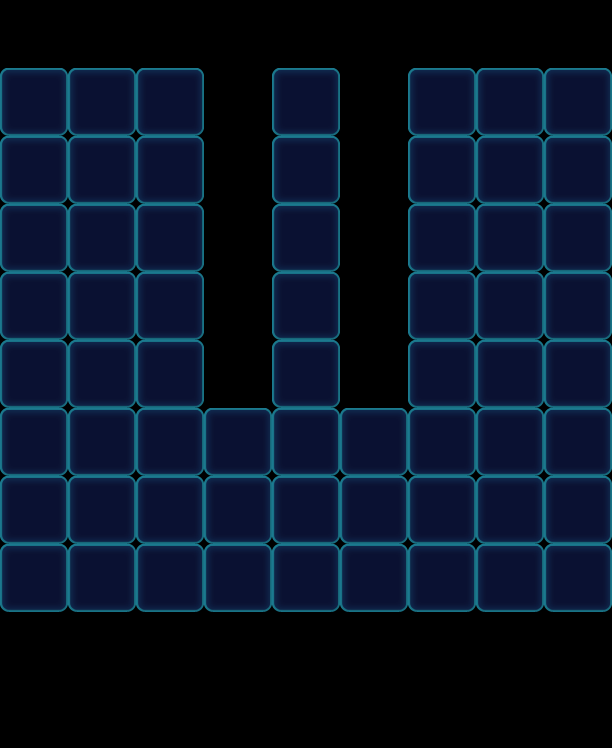

This is a level from a 2D game, rendered from its Tiled map with the project's own tilesets. A one-line summary and the map file follow, with tile-layer data summarised:
An orthogonal 9x11 tile map with 68x68 px tiles, 1 tile layer (Valid), 2 tilesets and 108 objects (45x Floor, 18x Monster, 18x Lock, 18x Stone, 9x Factory_Normal).

<map version="1.0" orientation="orthogonal" width="9" height="11" tilewidth="68" tileheight="68">
 <tileset firstgid="1" name="game_grid1" tilewidth="68" tileheight="68">
  <image source="game_grid1.png" width="68" height="68" />
 </tileset>
 <tileset firstgid="2" name="map" tilewidth="68" tileheight="68">
  <image source="map.png" width="1024" height="1024" />
 </tileset>
 <layer name="Valid" width="9" height="11">
  <data>[99 cells, 62 non-empty, 1 distinct tile ids]</data>
 </layer>
 <objectgroup name="BottomObj" width="9" height="11">
  <object name="Jelly" type="Floor" gid="33" x="408" y="544">
   <properties>
    <property name="Layers" value="2" />
   </properties>
  </object>
  <object name="Jelly" type="Floor" gid="33" x="408" y="476">
   <properties>
    <property name="Layers" value="2" />
   </properties>
  </object>
  <object name="Jelly" type="Floor" gid="33" x="544" y="476">
   <properties>
    <property name="Layers" value="2" />
   </properties>
  </object>
  <object name="Jelly" type="Floor" gid="33" x="544" y="544">
   <properties>
    <property name="Layers" value="2" />
   </properties>
  </object>
  <object name="Jelly" type="Floor" gid="33" x="476" y="476">
   <properties>
    <property name="Layers" value="2" />
   </properties>
  </object>
  <object name="Jelly" type="Floor" gid="33" x="476" y="544">
   <properties>
    <property name="Layers" value="2" />
   </properties>
  </object>
  <object name="Jelly" type="Floor" gid="33" x="544" y="612">
   <properties>
    <property name="Layers" value="2" />
   </properties>
  </object>
  <object name="Jelly" type="Floor" gid="33" x="476" y="612">
   <properties>
    <property name="Layers" value="2" />
   </properties>
  </object>
  <object name="Jelly" type="Floor" gid="33" x="408" y="612">
   <properties>
    <property name="Layers" value="2" />
   </properties>
  </object>
  <object name="Jelly" type="Floor" gid="33" x="0" y="612">
   <properties>
    <property name="Layers" value="2" />
   </properties>
  </object>
  <object name="Jelly" type="Floor" gid="33" x="68" y="544">
   <properties>
    <property name="Layers" value="2" />
   </properties>
  </object>
  <object name="Jelly" type="Floor" gid="33" x="136" y="612">
   <properties>
    <property name="Layers" value="2" />
   </properties>
  </object>
  <object name="Jelly" type="Floor" gid="33" x="136" y="476">
   <properties>
    <property name="Layers" value="2" />
   </properties>
  </object>
  <object name="Jelly" type="Floor" gid="33" x="68" y="476">
   <properties>
    <property name="Layers" value="2" />
   </properties>
  </object>
  <object name="Jelly" type="Floor" gid="33" x="0" y="476">
   <properties>
    <property name="Layers" value="2" />
   </properties>
  </object>
  <object name="Jelly" type="Floor" gid="33" x="68" y="612">
   <properties>
    <property name="Layers" value="2" />
   </properties>
  </object>
  <object name="Jelly" type="Floor" gid="33" x="0" y="544">
   <properties>
    <property name="Layers" value="2" />
   </properties>
  </object>
  <object name="Jelly" type="Floor" gid="33" x="136" y="544">
   <properties>
    <property name="Layers" value="2" />
   </properties>
  </object>
  <object name="Jelly" type="Floor" gid="33" x="476" y="204">
   <properties>
    <property name="Layers" value="2" />
   </properties>
  </object>
  <object name="Jelly" type="Floor" gid="33" x="476" y="272">
   <properties>
    <property name="Layers" value="2" />
   </properties>
  </object>
  <object name="Jelly" type="Floor" gid="33" x="408" y="272">
   <properties>
    <property name="Layers" value="2" />
   </properties>
  </object>
  <object name="Jelly" type="Floor" gid="33" x="408" y="136">
   <properties>
    <property name="Layers" value="2" />
   </properties>
  </object>
  <object name="Jelly" type="Floor" gid="33" x="408" y="204">
   <properties>
    <property name="Layers" value="2" />
   </properties>
  </object>
  <object name="Jelly" type="Floor" gid="33" x="476" y="136">
   <properties>
    <property name="Layers" value="2" />
   </properties>
  </object>
  <object name="Jelly" type="Floor" gid="33" x="544" y="272">
   <properties>
    <property name="Layers" value="2" />
   </properties>
  </object>
  <object name="Jelly" type="Floor" gid="33" x="544" y="204">
   <properties>
    <property name="Layers" value="2" />
   </properties>
  </object>
  <object name="Jelly" type="Floor" gid="33" x="544" y="136">
   <properties>
    <property name="Layers" value="2" />
   </properties>
  </object>
  <object name="Jelly" type="Floor" gid="33" x="68" y="204">
   <properties>
    <property name="Layers" value="2" />
   </properties>
  </object>
  <object name="Jelly" type="Floor" gid="33" x="68" y="272">
   <properties>
    <property name="Layers" value="2" />
   </properties>
  </object>
  <object name="Jelly" type="Floor" gid="33" x="0" y="272">
   <properties>
    <property name="Layers" value="2" />
   </properties>
  </object>
  <object name="Jelly" type="Floor" gid="33" x="0" y="136">
   <properties>
    <property name="Layers" value="2" />
   </properties>
  </object>
  <object name="Jelly" type="Floor" gid="33" x="0" y="204">
   <properties>
    <property name="Layers" value="2" />
   </properties>
  </object>
  <object name="Jelly" type="Floor" gid="33" x="68" y="136">
   <properties>
    <property name="Layers" value="2" />
   </properties>
  </object>
  <object name="Jelly" type="Floor" gid="33" x="136" y="272">
   <properties>
    <property name="Layers" value="2" />
   </properties>
  </object>
  <object name="Jelly" type="Floor" gid="33" x="136" y="204">
   <properties>
    <property name="Layers" value="2" />
   </properties>
  </object>
  <object name="Jelly" type="Floor" gid="33" x="136" y="136">
   <properties>
    <property name="Layers" value="2" />
   </properties>
  </object>
  <object name="Jelly" type="Floor" gid="33" x="204" y="612">
   <properties>
    <property name="Layers" value="2" />
   </properties>
  </object>
  <object name="Jelly" type="Floor" gid="33" x="272" y="476">
   <properties>
    <property name="Layers" value="2" />
   </properties>
  </object>
  <object name="Jelly" type="Floor" gid="33" x="340" y="612">
   <properties>
    <property name="Layers" value="2" />
   </properties>
  </object>
  <object name="Jelly" type="Floor" gid="33" x="340" y="476">
   <properties>
    <property name="Layers" value="2" />
   </properties>
  </object>
  <object name="Jelly" type="Floor" gid="33" x="204" y="476">
   <properties>
    <property name="Layers" value="2" />
   </properties>
  </object>
  <object name="Jelly" type="Floor" gid="33" x="204" y="544">
   <properties>
    <property name="Layers" value="2" />
   </properties>
  </object>
  <object name="Jelly" type="Floor" gid="33" x="272" y="612">
   <properties>
    <property name="Layers" value="2" />
   </properties>
  </object>
  <object name="Jelly" type="Floor" gid="33" x="272" y="544">
   <properties>
    <property name="Layers" value="2" />
   </properties>
  </object>
  <object name="Jelly" type="Floor" gid="33" x="340" y="544">
   <properties>
    <property name="Layers" value="2" />
   </properties>
  </object>
 </objectgroup>
 <objectgroup name="MiddleObj" width="9" height="11">
  <object type="Monster" gid="2" x="340" y="544">
   <properties>
    <property name="Color" value="Blue" />
   </properties>
  </object>
  <object type="Monster" gid="2" x="204" y="544">
   <properties>
    <property name="Color" value="Blue" />
   </properties>
  </object>
  <object type="Monster" gid="4" x="340" y="476">
   <properties>
    <property name="Color" value="Orange" />
   </properties>
  </object>
  </objectgroup>
 <objectgroup color="#000000" name="TopObj" width="9" height="11">
  <!-- 45 objects omitted --></objectgroup>
 <objectgroup color="#00ff00" name="CeilObj" width="9" height="11" />
</map>
<!-- 60 of 108 objects omitted -->
